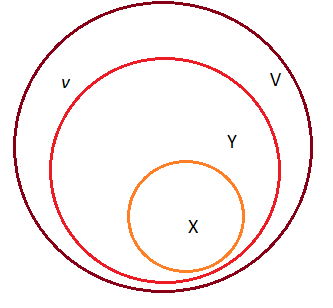
#> input picture data/X_Y_V_diminishing.png, 333 x 308 px
$ jupyter execute main.ipynb
#> lines starting #> are read from the running program, lines starting #| are printed output that depends on the picture
# Apricot

Python programski paket Apricot pruža funkcionalnost da se iz skupa podataka izdvoji njegov reprezentativni podskup, koristeći submodularnu optimizaciju.
Primena je mnogostruka: na primer, za vizualizaciju i razumevanje podataka, kao i za generisanje manjeg skupa podataka za treniranje modela u mašinskom učenju (kada  zbog veličine skupa podataka nije moguće trenirati model u realnom vremenu, ili je to skupo).

## Submodularne funkcije

Submodularne funkcije nad skupovima su oblika $f: 2^V \to R$. $2^V$ predstavlja sve funkcije koje preslikavaju skup $V$ u skup $2$ (koji je {0,1}). Ove funkcije nad skupom elemenata određuju realnu vrednost iz $R$ koja predstavalja meru kvaliteta tog skupa. Dodatno, submodularne funkcije imaju svojstvo *iščezavanja* ili *umanjenja* (eng. *diminishing returns property*), koje glasi:

$f(X \cup v) - f(X) \geq f(Y \cup v) - f(Y)$ gde su  $X,Y \subseteq V , X \subseteq Y, \forall v \in V \setminus Y$

Drugim rečima, svojstvo *iščezavanja* znači da će svakim dodavanjem elementa u podskup (u ovom slučaju *v*), promena funkcije će (eng. *gain*) ili ostati ista, ili će se smanjiti.

[cell 1]
from PIL import Image
im = Image.open("data/X_Y_V_diminishing.png").resize((230, 200))
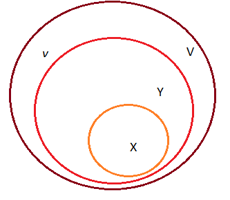
#> im: PIL image 230x200 RGB; mean R, G, B 250.9, 241.6, 241.2
display(im)
